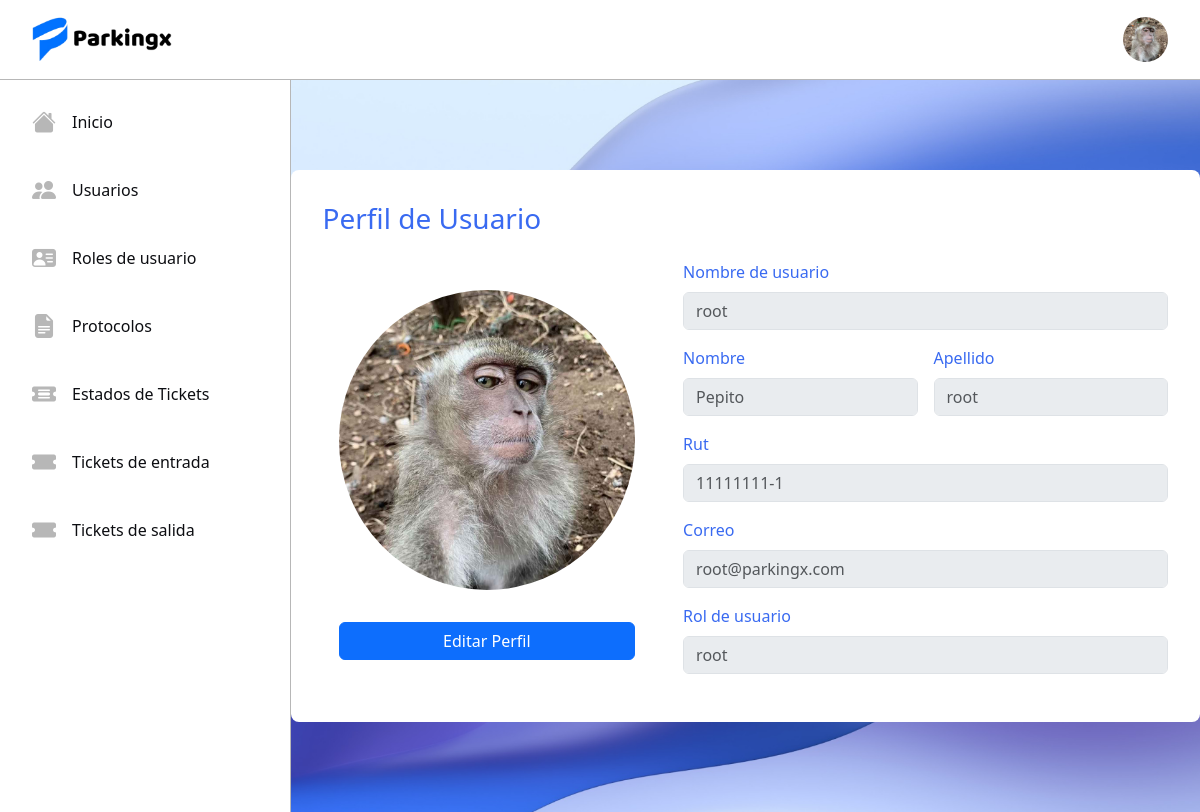
Screenshot of /accounts/profile/ (signed in) with the database file from the repository.
### tickets/models.py (models this page shows, shortened)
class Usuario(AbstractUser):
    name = models.CharField(max_length=50)
    last_name = models.CharField(max_length=50)
    rut = models.CharField(max_length=10, unique=True)
    email = models.EmailField(max_length=254, unique=True)
    rol = models.ForeignKey(Rol, on_delete=models.RESTRICT)
    avatar = models.ImageField(upload_to='avatars', blank=True, null=True)

class Rol(models.Model):
    name = models.CharField(max_length=50, unique=True)
    description = models.TextField()
    def __str__(self) -> str:
        return self.name

### registration/views.py (the view)
# urls.py: path('profile/', ProfileView.as_view(), name='profile'),
class ProfileView(LoginRequiredMixin, DetailView):
    model = Usuario
    template_name = 'registration/profile.html'
    context_object_name = 'usuario'
    def get_object(self):
        return self.request.user

### registration/templates/registration/profile.html (shortened to what this page needs)
{% extends 'tickets/base.html' %}
{% block content %}
<div class="profile-view">
    <div class="profile-card">
        <h3 class="title blue-sys">Perfil de Usuario</h3>
        <div class="perfil-content">
            <div class="profile-img-center">
                {% if request.user.avatar %}
                <img src="{{ request.user.avatar.url }}" alt="..." style="max-width: 300px; height: 300px; border-radius: 50%;">
                {% else %}
                {% load static %}
                {% endif %}
                <a href="{% url 'profile_update' request.user.id %}" class="btn btn-primary edit-perfil">Editar Perfil</i></a>
            </div>
            <div class="profile-inpts">
                <div class="mb-3">
                    <label for="exampleFormControlInput1" class="form-label blue-sys">Nombre de usuario</label>
                    <input type="text" class="form-control" id="exampleFormControlInput1" placeholder="{{request.user.username}}" disabled>
                </div>
                <div class="d-flex gap-3 w-100">
                    <div class="mb-3">
                        <label for="exampleFormControlInput1" class="form-label blue-sys">Nombre</label>
                        <input type="text" class="form-control" id="exampleFormControlInput1" placeholder="{{request.user.name}}" disabled>
                    </div>
                    <div class="mb-3">
                        <label for="exampleFormControlInput1" class="form-label blue-sys">Apellido</label>
                        <input type="text" class="form-control" id="exampleFormControlInput1" placeholder="{{request.user.last_name}}" disabled>
                    </div>
                </div>
                <div class="mb-3">
                    <label for="exampleFormControlInput1" class="form-label blue-sys">Rut</label>
                    <input type="text" class="form-control" id="exampleFormControlInput1" placeholder="{{request.user.rut}}" disabled>
                </div>
                <div class="mb-3">
                    <label for="exampleFormControlInput1" class="form-label blue-sys">Correo</label>
                    <input type="text" class="form-control" id="exampleFormControlInput1" placeholder="{{request.user.email}}" disabled>
                </div>
                <div class="mb-3">
                    <label for="exampleFormControlInput1" class="form-label blue-sys">Rol de usuario</label>
                    <input type="text" class="form-control" id="exampleFormControlInput1" placeholder="{{request.user.rol}}" disabled>
                </div>
            </div>
        </div>
    </div>
</div>
{% endblock %}

### tickets/templates/tickets/base.html (shortened to what this page needs)
<!DOCTYPE html>
<html lang="en">
<head>
    <link href="https://cdn.jsdelivr.net/npm/bootstrap@5.3.3/dist/css/bootstrap.min.css" rel="stylesheet">
    <link rel="stylesheet" href="https://cdn.jsdelivr.net/npm/bootstrap-icons@1.11.3/font/bootstrap-icons.min.css">
    {% load static %}
    {% load static %}
    <link rel="stylesheet" href="{% static 'tickets/css/styles.css' %}">
    <link rel="stylesheet" href="{% static 'tickets/css/login.css' %}">
</head>
<body>
    <nav class="navbar bg-body-tertiary">
        <div class="container-fluid">
            <img src="{% static 'tickets/img/Logo.png' %}" class="icon-project" alt="">
            {% if request.user.is_authenticated %}
            {% if request.user.avatar %}
            <img src="{{ request.user.avatar.url }}" alt="" class="avatar" id="avatar">
            {% else %}
            <img src="{% static 'tickets/img/defaultavatar.png' %}" alt="" class="avatar" id="avatar">
            {% endif %}
            {% else %}
            <a href="{% url 'login' %}" class="btn btn-primary">Iniciar sesión</a>
            {% endif %}
        </div>
    </nav>
    <div class="d-flex">
        <div class="sidebar">
            <ul class="nav menu flex-column">
                <li class="nav-item">
                    <a class="option nav-link" href="{% url 'home' %}">
                        <i class="bi bi-house-fill menu-icon"></i>
                        <p class="option-text">Inicio</p>
                    </a>
                </li>
                {% if request.user.rol.name == 'root' or request.user.rol.name == 'Administrador' %}
                <li class="nav-item">
                    <a class="option nav-link" href="{% url 'userlist' %}">
                        <i class="bi bi-people-fill menu-icon"></i>
                        <p class="option-text">Usuarios</p>
                    </a>
                </li>
                <li class="nav-item">
                    <a class="option nav-link" href="{% url 'listrol' %}">
                        <i class="bi bi-person-vcard-fill menu-icon"></i>
                        <p class="option-text">Roles de usuario</p>
                    </a>
                </li>
                <li class="nav-item">
                    <a class="option nav-link" href="{% url 'protocolos' %}">
                        <i class="bi bi-file-earmark-text-fill menu-icon"></i>
                        <p class="option-text">Protocolos</p>
                    </a>
                </li>
                <li class="nav-item">
                    <a class="option nav-link" href="{% url 'statelist' %}">
                        <i class="bi bi-ticket-detailed-fill menu-icon"></i>
                        <p class="option-text">Estados de Tickets</p>
                    </a>
                </li>
                {% endif %}
                {% if request.user.rol.name == 'root' or request.user.rol.name == 'Administrador' or request.user.rol.name == 'Cajero' or request.user.rol.name == 'Portero'%}
                <li class="nav-item">
                    <a class="option nav-link" href="{% url 'ticketE' %}">
                        <i class="bi bi-ticket-fill menu-icon"></i>
                        <p class="option-text">Tickets de entrada</p>
                    </a>
                </li>
                {% if request.user.rol.name != 'Portero' %}
                <li class="nav-item">
                    <a class="option nav-link" href="{% url 'ticketS' %}">
                        <i class="bi bi-ticket-fill menu-icon"></i>
                        <p class="option-text">Tickets de salida</p>
                    </a>
                </li>
                {% endif %}
                {% endif %}
            </ul>
        </div>
        <div class="home-content">
            {% block content %}{% endblock %}
        </div>
    </div>
</body>
    {% load static %}
</html>

### tickets/static/tickets/css/styles.css (style rules this page uses)
:root { --color1: #396af1; --color2: #0d0e12; --color3: #B7B7B7; --color4: #FFFFFF; }
nav { height: 5rem; border-bottom: solid 1px #B7B7B7; background-color: #FFFFFF; }
.bg-body-tertiary { background-color: #FFFFFF !important; }
.blue-sys { color: #396af1; }
.container-fluid { padding: 0 2rem; position: relative; }
.icon-project { width: 9rem; }
.sidebar { width: 20rem; height: 91.5vh; border-right: solid 1px #B7B7B7; }
.nav-link { padding: 0; color: black; transition: .3s; }
.menu { padding: 1rem; gap: 1rem; }
.menu-icon { font-size: 1.5rem; color: #B7B7B7; transition: .3s; }
.option { display: flex; align-items: center; gap: 1rem; padding: .5rem 1rem; border-radius: .5rem; }
.option-text { margin: 0; color: #0d0e12; }
.avatar { width: 45px; height: 45px; border-radius: 50%; cursor: pointer; }
p { margin: 0; }
.home-content { background-color: transparent; height: 91.5vh; width: 83.5%; scroll-behavior: smooth; overflow-y: scroll; }
.profile-view { margin: 0; width: 100%; background-image: url(../img/bg2.png); background-position: center; background-size: cover; display: flex; justify-content: center; flex-direction: column; align-items: center; height: 91.5vh; }
.profile-inpts { display: flex; flex-direction: column; justify-content: center; }
.profile-img-center { display: flex; flex-direction: column; justify-content: center; align-items: center; background-color: #ffffff; padding: 1rem; border-radius: .5rem; }
.profile-card { background-color: #ffffff; padding: 2rem; border-radius: .5rem; }
.perfil-content { display: flex; gap: 2rem; }
.title { margin-bottom: 1.5rem; }
.edit-perfil { width: 100%; margin-top: 2rem; }

### rows the page displays
Usuario: user.avatar (picture), user.username "root", user.name "Pepito", user.last_name "root", user.rut "11111111-1", user.email "root@parkingx.com", user.rol "root"
